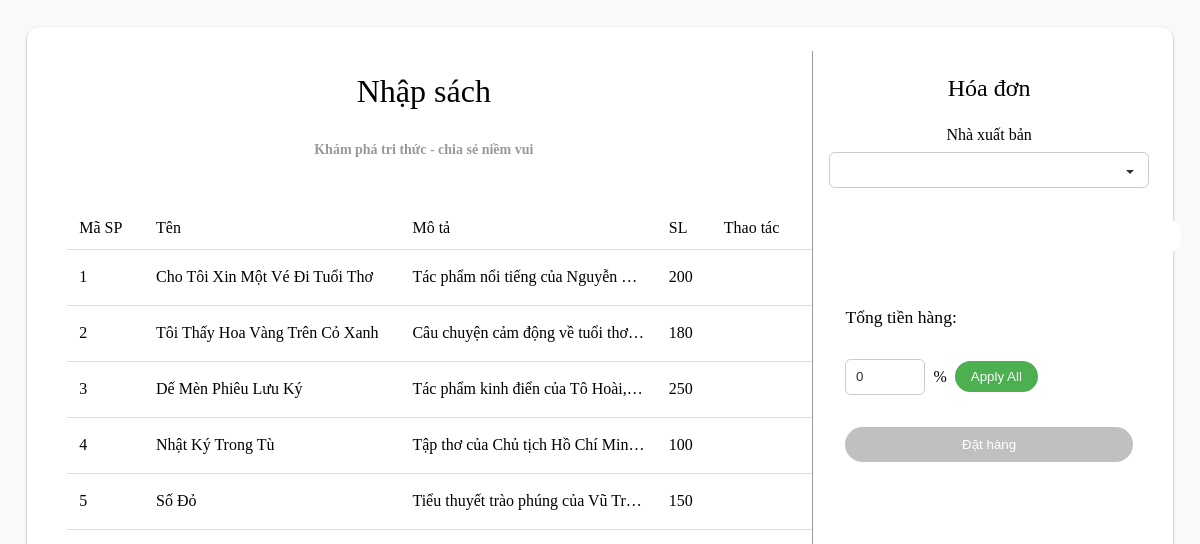
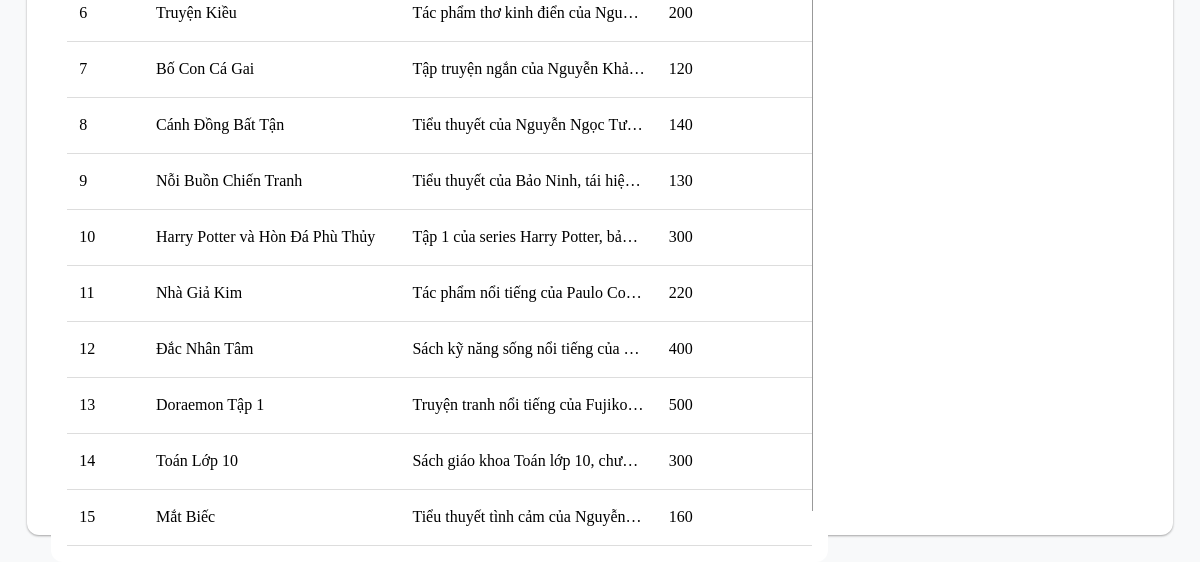
Page /FrontEnd/AdminUI/nhaphang/menunhaphang.php on the earlier database version (2 pictures, top to bottom).
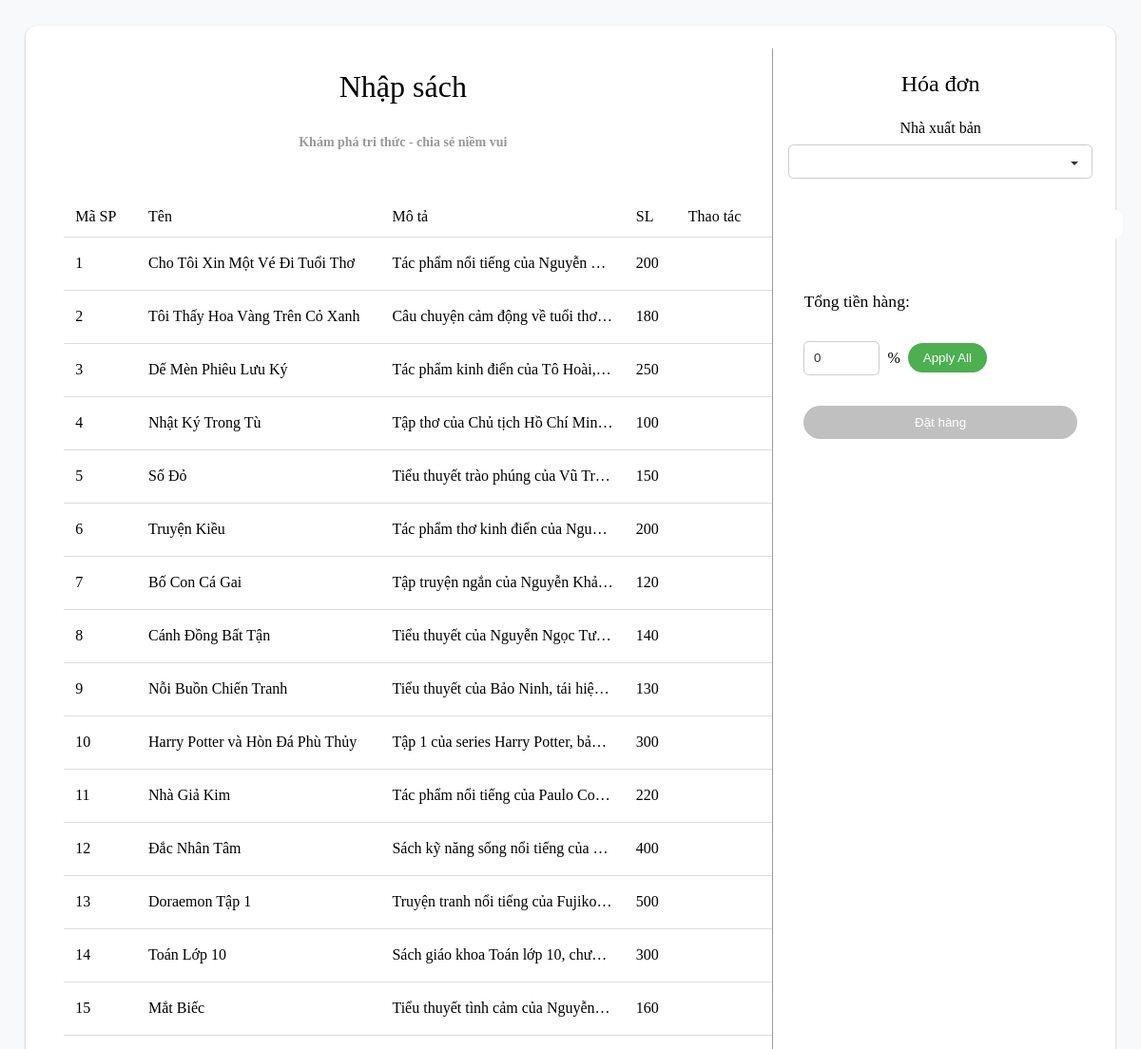
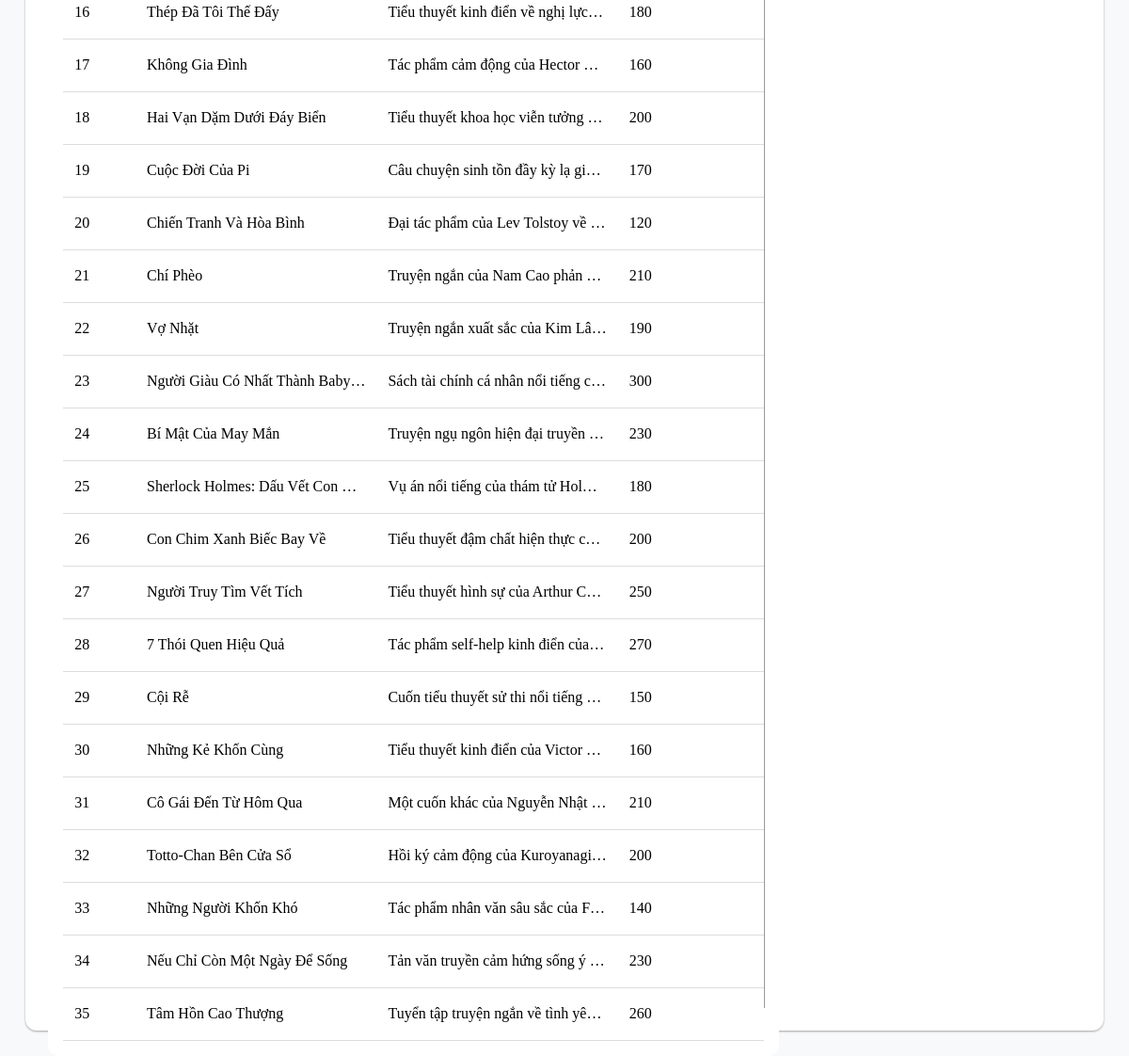
Same page on the later database version (2 pictures, top to bottom).
### tables this page shows
CREATE TABLE IF NOT EXISTS product (
    product_id INT AUTO_INCREMENT PRIMARY KEY,
    product_name VARCHAR(100) NOT NULL,
    product_description TEXT,
    price DECIMAL(10, 2) NOT NULL,
    stock_quantity INT NOT NULL DEFAULT 0,
    status_id INT,
    image_url VARCHAR(255),
    created_at TIMESTAMP DEFAULT CURRENT_TIMESTAMP,
    updated_at TIMESTAMP DEFAULT CURRENT_TIMESTAMP ON UPDATE CURRENT_TIMESTAMP,
    FOREIGN KEY (status_id) REFERENCES status(id)
        ON DELETE SET NULL
        ON UPDATE CASCADE
);

### FrontEnd/AdminUI/nhaphang/menunhaphang.php (the view, shortened to what this page needs)
<?php
$sql_product_invoice =
        "SELECT image_url, product_name,
        product_description, stock_quantity, price, product_id
        FROM product p
        ORDER BY p.product_id ASC;";
$query_product_invoice = mysqli_query($conn, $sql_product_invoice);
?>
<div class="form">
    <div class="import-block">
        <div class="form-title">
            <h1>Nhập sách</h1>
            <h6>Khám phá tri thức - chia sẻ niềm vui</h6>
        </div>
        <div class="form-content">
            <table>
                <tr>
                    <td>Mã SP</td>
                    <td>Tên</td>
                    <td>Mô tả</td>
                    <td>SL</td>
                    <td>Thao tác</td>
                </tr>
            <?php
                while($row = mysqli_fetch_array($query_product_invoice)) {
            ?>
                <tr>
                    <td><?= $row['product_id'] ?></td>
                    <td><?= $row['product_name'] ?></td>
                    <td><?= $row['product_description'] ?></td>
                    <td><?= $row['stock_quantity'] ?></td>
                    <td><button class="select-button">Chọn</button></td>
                </tr>
            <?php
                }
            ?>
            </table>
        </div>
    </div>
    <div class="bill-block">
        <div class="bill-title">
            <h3>Hóa đơn</h3>
            <label for="supplier">Nhà xuất bản</label>
            <select name="supplier" id="supplier">
            </select>
        </div>
        <div class="invoice-block">
            <div class="invoice-content">
            </div>
            <div class="cart-info">
                <div class="priceContainer">
                        <h2>Tổng tiền hàng:</h2>
                    </div>
                    <div class="percentContainer">
                        <input type="text" id="percent" name="percent" placeholder="Lợi nhuận bán ra" oninput="updatePercentage(this)" value="0">
                        <label for="percent">%</label>
                        <button type="button" id="applyAllBtn">Apply All</button>
                    </div>
                <button type="button" id="confirmBtn">Đặt hàng</button>
            </div>
        </div>
    </div>
</div>

### FrontEnd/AdminUI/nhaphang/menunhaphang.php (style rules this page uses)
.form { display: flex; width: 100%; background: hsl(0 0% 100%); padding: 1.5rem; border-radius: 0.75rem; box-shadow: rgba(0, 0, 0, 0.12) 0px 1px 3px, rgba(0, 0, 0, 0.24) 0px 1px 2px; }
.import-block { width: 70%; padding-right: 1rem; }
.form-title { text-align: center; margin-bottom: 1.5rem; }
.form-title h1 { font-weight: var(--fw-bold); color: var(--clr-primary-300); font-size: 2rem; }
.form-title h6 { color: #999999; font-size: 0.875rem; }
.form-content { background-color: hsl(0 0% 100%); border-radius: 0.75rem; width: 100%; margin: 0.5rem 0; padding: 1rem; overflow-x: auto; }
.form-content table { width: 100%; border-collapse: collapse; }
.form-content th, .form-content td { padding: 0.75rem; border-bottom: 0.094rem solid #ddd; text-align: left; overflow: hidden; white-space: nowrap; text-overflow: ellipsis; max-width: 12.5rem; }
.select-button { padding: 0.5rem 1rem; border-radius: 100vmax; border: none; background-color: var(--clr-primary-300); color: white; font-weight: var(--fw-bold); cursor: pointer; transition: opacity 0.3s ease; }
.bill-block { width: 30%; border-left: 1px solid #999999; padding-left: 1rem; }
.bill-title { text-align: center; margin-bottom: 1.5rem; }
.bill-title h3 { font-weight: var(--fw-bold); color: var(--clr-primary-300); font-size: 1.5rem; }
.bill-title label { display: block; font-weight: var(--fw-bold); color: var(--clr-neutral-900); margin-bottom: 0.5rem; }
#supplier { width: 100%; padding: 0.6rem; border: 1px solid #ccc; border-radius: 0.35rem; background-color: hsl(0 0% 100%); color: #333; cursor: pointer; transition: border-color 0.15s ease, box-shadow 0.15s ease; appearance: none; background-repeat: no-repeat; background-position: right 0.6rem center; background-size: 1rem; }
.invoice-block { display: flex; flex-direction: column; gap: 1rem; width: 100%; }
.invoice-content { background-color: hsl(0 0% 100%); border-radius: 0.75rem; width: 100%; margin: 0.5rem 0; padding: 1rem; max-height: 300px; overflow-y: auto; }
.cart-info { display: flex; flex-direction: column; gap: 1rem; padding: 1rem; }
.priceContainer { display: flex; justify-content: space-between; align-items: center; }
.priceContainer h2 { font-weight: var(--fw-bold); font-size: 1.1rem; color: var(--clr-neutral-900); }
.percentContainer { display: flex; align-items: center; gap: 0.5rem; }
#percent { width: 80px; padding: 0.6rem; border: 1px solid #ccc; border-radius: 0.35rem; background-color: hsl(0 0% 100%); color: #333; transition: border-color 0.15s ease; }
#percent::placeholder { color: #999999; }
#applyAllBtn { padding: 0.5rem 1rem; border-radius: 100vmax; border: none; background-color: #4caf50; color: white; font-weight: var(--fw-bold); cursor: pointer; transition: background-color 0.3s ease; }
#confirmBtn { margin-top: 1rem; padding: 0.625rem 1.5rem; border-radius: 100vmax; border: none; background-color: #2dd2c0; color: white; font-weight: var(--fw-bold); cursor: pointer; transition: opacity 0.3s ease; }
#confirmBtn[disabled] { background-color: #c0c0c0; cursor: default; }

Differences in the rows shown:
added product: product_id "16", product_name "Thép Đã Tôi Thế Đấy", product_description "Tiểu thuyết kinh điển về nghị lực…", stock_quantity "180"
added product: product_id "17", product_name "Không Gia Đình", product_description "Tác phẩm cảm động của Hector…", stock_quantity "160"
added product: product_id "18", product_name "Hai Vạn Dặm Dưới Đáy Biển", product_description "Tiểu thuyết khoa học viễn tưởng…", stock_quantity "200"
added product: product_id "19", product_name "Cuộc Đời Của Pi", product_description "Câu chuyện sinh tồn đầy kỳ lạ gi…", stock_quantity "170"
added product: product_id "20", product_name "Chiến Tranh Và Hòa Bình", product_description "Đại tác phẩm của Lev Tolstoy về…", stock_quantity "120"
added product: product_id "21", product_name "Chí Phèo", product_description "Truyện ngắn của Nam Cao phản…", stock_quantity "210"
added product: product_id "22", product_name "Vợ Nhặt", product_description "Truyện ngắn xuất sắc của Kim L…", stock_quantity "190"
added product: product_id "23", product_name "Người Giàu Có Nhất Thành Bab…", product_description "Sách tài chính cá nhân nổi tiếng c…", stock_quantity "300"
added product: product_id "24", product_name "Bí Mật Của May Mắn", product_description "Truyện ngụ ngôn hiện đại truyền…", stock_quantity "230"
added product: product_id "25", product_name "Sherlock Holmes: Dấu Vết Con…", product_description "Vụ án nổi tiếng của thám tử Hol…", stock_quantity "180"
added product: product_id "26", product_name "Con Chim Xanh Biếc Bay Về", product_description "Tiểu thuyết đậm chất hiện thực c…", stock_quantity "200"
added product: product_id "27", product_name "Người Truy Tìm Vết Tích", product_description "Tiểu thuyết hình sự của Arthur C…", stock_quantity "250"
added product: product_id "28", product_name "7 Thói Quen Hiệu Quả", product_description "Tác phẩm self-help kinh điển của…", stock_quantity "270"
added product: product_id "29", product_name "Cội Rễ", product_description "Cuốn tiểu thuyết sử thi nổi tiếng…", stock_quantity "150"
added product: product_id "30", product_name "Những Kẻ Khốn Cùng", product_description "Tiểu thuyết kinh điển của Victor…", stock_quantity "160"
added product: product_id "31", product_name "Cô Gái Đến Từ Hôm Qua", product_description "Một cuốn khác của Nguyễn Nhật…", stock_quantity "210"
added product: product_id "32", product_name "Totto-Chan Bên Cửa Sổ", product_description "Hồi ký cảm động của Kuroyanag…", stock_quantity "200"
added product: product_id "33", product_name "Những Người Khốn Khó", product_description "Tác phẩm nhân văn sâu sắc của F…", stock_quantity "140"
added product: product_id "34", product_name "Nếu Chỉ Còn Một Ngày Để Sống", product_description "Tản văn truyền cảm hứng sống ý…", stock_quantity "230"
added product: product_id "35", product_name "Tâm Hồn Cao Thượng", product_description "Tuyển tập truyện ngắn về tình yê…", stock_quantity "260"
